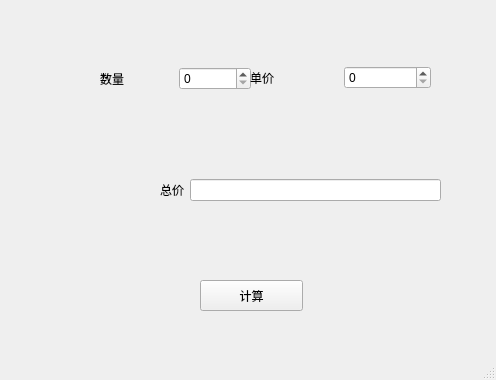
<?xml version="1.0" encoding="UTF-8"?>
<ui version="4.0">
 <class>MainWindow</class>
 <widget class="QMainWindow" name="MainWindow">
  <property name="geometry">
   <rect>
    <x>0</x>
    <y>0</y>
    <width>496</width>
    <height>380</height>
   </rect>
  </property>
  <property name="windowTitle">
   <string>MainWindow</string>
  </property>
  <widget class="QWidget" name="centralwidget">
   <widget class="QPushButton" name="pushButton">
    <property name="geometry">
     <rect>
      <x>200</x>
      <y>280</y>
      <width>103</width>
      <height>31</height>
     </rect>
    </property>
    <property name="text">
     <string>计算</string>
    </property>
   </widget>
   <widget class="QWidget" name="horizontalLayoutWidget">
    <property name="geometry">
     <rect>
      <x>160</x>
      <y>150</y>
      <width>281</width>
      <height>80</height>
     </rect>
    </property>
    <layout class="QHBoxLayout" name="horizontalLayout">
     <item>
      <widget class="QLabel" name="label_3">
       <property name="text">
        <string>总价</string>
       </property>
      </widget>
     </item>
     <item>
      <widget class="QLineEdit" name="lineEdit"/>
     </item>
    </layout>
   </widget>
   <widget class="QWidget" name="horizontalLayoutWidget_2">
    <property name="geometry">
     <rect>
      <x>100</x>
      <y>40</y>
      <width>151</width>
      <height>78</height>
     </rect>
    </property>
    <layout class="QHBoxLayout" name="horizontalLayout_2">
     <item>
      <widget class="QLabel" name="label">
       <property name="text">
        <string>数量</string>
       </property>
      </widget>
     </item>
     <item>
      <widget class="QSpinBox" name="spinBox"/>
     </item>
    </layout>
   </widget>
   <widget class="QWidget" name="horizontalLayoutWidget_3">
    <property name="geometry">
     <rect>
      <x>250</x>
      <y>40</y>
      <width>181</width>
      <height>76</height>
     </rect>
    </property>
    <layout class="QHBoxLayout" name="horizontalLayout_3">
     <item>
      <widget class="QLabel" name="label_2">
       <property name="text">
        <string>单价</string>
       </property>
      </widget>
     </item>
     <item>
      <widget class="QSpinBox" name="spinBox_2"/>
     </item>
    </layout>
   </widget>
  </widget>
  <widget class="QMenuBar" name="menubar">
   <property name="geometry">
    <rect>
     <x>0</x>
     <y>0</y>
     <width>496</width>
     <height>28</height>
    </rect>
   </property>
  </widget>
  <widget class="QStatusBar" name="statusbar"/>
 </widget>
 <resources/>
 <connections/>
</ui>
